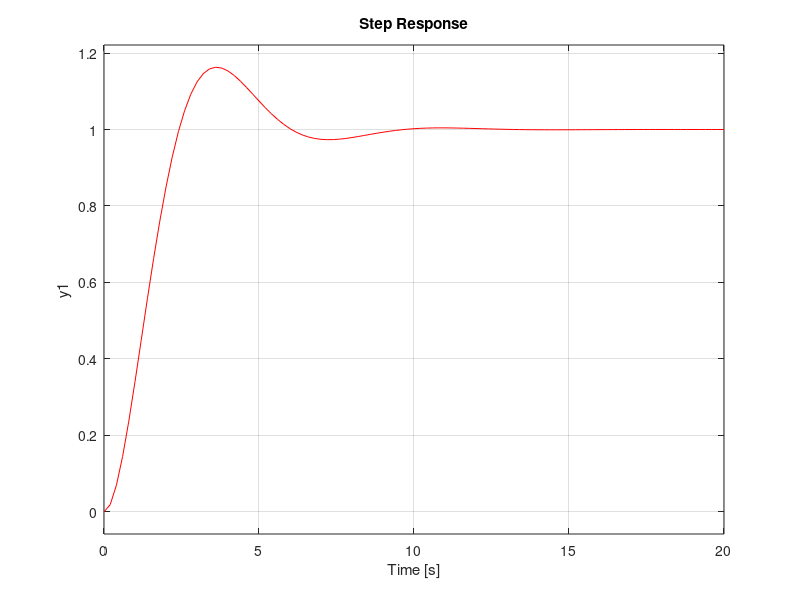

This figure's MATLAB source: (Note: this script raises an error after producing the figure.)
%% Assignment 7A
%question 1
clc
clear all
Tr=0;
Ts=0;
Tp=0;
Mp=0;
i=0;
zeros=[0;0.5;1;2;3];

i=i+1;
n1=1;
d1=[1 1 0];
g1=tf(n1,d1);
t1=feedback(g1,1)
step(t1,'r')
hold on
s=stepinfo(t1);
Tr(i)=s.RiseTime
Tp(i)=s.PeakTime
Ts(i)=s.SettlingTime
Mp(i)=s.Overshoot

i=i+1;
Tz=0.5;
Z1=[Tz 1];
n2=conv(n1,Z1);
g2=tf(n2,d1);
t2=feedback(g2,1)
step(t2,'b')
s1=stepinfo(t2);
Tr(i)=s1.RiseTime
Tp(i)=s1.PeakTime
Ts(i)=s1.SettlingTime
Mp(i)=s1.Overshoot
hold on

i=i+1;
Tz=1;
Z2=[Tz 1];
n3=conv(n1,Z2);
g3=tf(n3,d1);
t3=feedback(g3,1)
step(t3,'y')
s2=stepinfo(t3);
Tr(i)=s2.RiseTime
Tp(i)=s2.PeakTime
Ts(i)=s2.SettlingTime
Mp(i)=s2.Overshoot
hold on

i=i+1;
Tz=2;
Z3=[Tz 1];
n4=conv(n1,Z3);
g4=tf(n4,d1);
t4=feedback(g4,1)
step(t4,'g')
s3=stepinfo(t4);
Tr(i)=s3.RiseTime
Tp(i)=s3.PeakTime
Ts(i)=s3.SettlingTime
Mp(i)=s3.Overshoot
hold on

i=i+1;
Tz=3;
Z4=[Tz 1];
n5=conv(n1,Z4);
g5=tf(n5,d1);
t5=feedback(g5,1)
step(t5,'m')
s4=stepinfo(t5);
Tr(i)=s4.RiseTime
Tp(i)=s4.PeakTime
Ts(i)=s4.SettlingTime
Mp(i)=s4.Overshoot

Tr=Tr';
Ts=Ts';
Tp=Tp';
Mp=Mp';
t=table(zeros,Tr,Ts,Tp,Mp)

%% question2
clc
clear all
close

Tr=0;
Ts=0;
Tp=0;
Mp=0;
i=0;
zeros=[0;0.5;1;2;3];

i=i+1;
n1=1;
d1=[1 1 1];
g1=tf(n1,d1);
step(g1,'r')
hold on
s=stepinfo(g1);
Tr(i)=s.RiseTime
Tp(i)=s.PeakTime
Ts(i)=s.SettlingTime
Mp(i)=s.Overshoot

i=i+1;
Tz=0.5;
Z1=[Tz 1];
n2=conv(n1,Z1);
g2=tf(n2,d1)
step(g2,'b')
s1=stepinfo(g2);
Tr(i)=s1.RiseTime
Tp(i)=s1.PeakTime
Ts(i)=s1.SettlingTime
Mp(i)=s1.Overshoot
hold on

i=i+1;
Tz=1;
Z2=[Tz 1];
n3=conv(n1,Z2);
g3=tf(n3,d1)
step(g3,'y')
s2=stepinfo(g3);
Tr(i)=s2.RiseTime
Tp(i)=s2.PeakTime
Ts(i)=s2.SettlingTime
Mp(i)=s2.Overshoot
hold on

i=i+1;
Tz=2;
Z3=[Tz 1];
n4=conv(n1,Z3);
g4=tf(n4,d1)
step(g4,'g')
s3=stepinfo(g4);
Tr(i)=s3.RiseTime
Tp(i)=s3.PeakTime
Ts(i)=s3.SettlingTime
Mp(i)=s3.Overshoot
hold on

i=i+1;
Tz=3;
Z4=[Tz 1];
n5=conv(n1,Z4);
g5=tf(n5,d1)
step(g5,'m')
s4=stepinfo(g5);
Tr(i)=s4.RiseTime
Tp(i)=s4.PeakTime
Ts(i)=s4.SettlingTime
Mp(i)=s4.Overshoot

Tr=Tr';
Ts=Ts';
Tp=Tp';
Mp=Mp';
t=table(zeros,Tr,Ts,Tp,Mp)